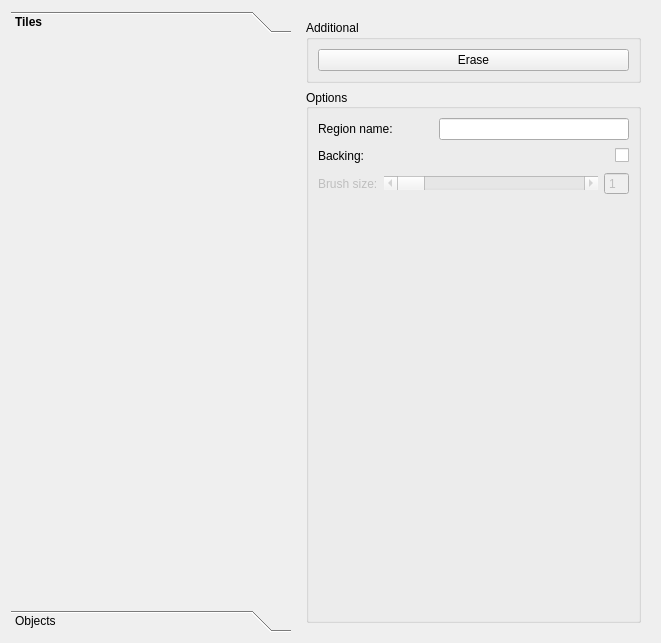
           <widget class="QWidget" name="MapTab">
            <property name="autoFillBackground">
             <bool>false</bool>
            </property>
            <attribute name="title">
             <string>Map</string>
            </attribute>
            <layout class="QHBoxLayout" name="horizontalLayout">
             <item>
              <widget class="QToolBox" name="MapElements">
               <property name="sizePolicy">
                <sizepolicy hsizetype="Preferred" vsizetype="Expanding">
                 <horstretch>0</horstretch>
                 <verstretch>0</verstretch>
                </sizepolicy>
               </property>
               <property name="minimumSize">
                <size>
                 <width>280</width>
                 <height>0</height>
                </size>
               </property>
               <property name="maximumSize">
                <size>
                 <width>280</width>
                 <height>16777215</height>
                </size>
               </property>
               <property name="layoutDirection">
                <enum>Qt::LeftToRight</enum>
               </property>
               <property name="autoFillBackground">
                <bool>false</bool>
               </property>
               <property name="styleSheet">
                <string notr="true">#MapElements::tab:selected { font: bold; height: 26px;} /* selected tab */
#MapElements::tab:!selected { height: 26px;} /* non-selected tab */
#MapElements{
border: 0px transparent;
}</string>
               </property>
               <property name="frameShape">
                <enum>QFrame::NoFrame</enum>
               </property>
               <property name="currentIndex">
                <number>0</number>
               </property>
               <widget class="QWidget" name="MapTilesPage">
                <property name="geometry">
                 <rect>
                  <x>0</x>
                  <y>0</y>
                  <width>280</width>
                  <height>510</height>
                 </rect>
                </property>
                <attribute name="label">
                 <string>Tiles</string>
                </attribute>
                <layout class="QGridLayout" name="gridLayout"/>
               </widget>
               <widget class="QWidget" name="MapObjectsPage">
                <property name="geometry">
                 <rect>
                  <x>0</x>
                  <y>0</y>
                  <width>100</width>
                  <height>30</height>
                 </rect>
                </property>
                <attribute name="label">
                 <string>Objects</string>
                </attribute>
               </widget>
              </widget>
             </item>
             <item>
              <widget class="QWidget" name="verticalWidget" native="true">
               <property name="minimumSize">
                <size>
                 <width>0</width>
                 <height>0</height>
                </size>
               </property>
               <layout class="QVBoxLayout" name="verticalLayout_2">
                <item>
                 <widget class="QGroupBox" name="MapAdditionalBox">
                  <property name="title">
                   <string>Additional</string>
                  </property>
                  <property name="checkable">
                   <bool>false</bool>
                  </property>
                  <layout class="QVBoxLayout" name="verticalLayout_3">
                   <item>
                    <widget class="QPushButton" name="MapErase">
                     <property name="text">
                      <string>Erase</string>
                     </property>
                     <property name="checkable">
                      <bool>true</bool>
                     </property>
                     <property name="checked">
                      <bool>false</bool>
                     </property>
                     <property name="autoDefault">
                      <bool>false</bool>
                     </property>
                     <property name="default">
                      <bool>false</bool>
                     </property>
                     <property name="flat">
                      <bool>false</bool>
                     </property>
                    </widget>
                   </item>
                  </layout>
                 </widget>
                </item>
                <item>
                 <widget class="QGroupBox" name="MapOptionsBox">
                  <property name="sizePolicy">
                   <sizepolicy hsizetype="Expanding" vsizetype="Preferred">
                    <horstretch>0</horstretch>
                    <verstretch>0</verstretch>
                   </sizepolicy>
                  </property>
                  <property name="minimumSize">
                   <size>
                    <width>100</width>
                    <height>480</height>
                   </size>
                  </property>
                  <property name="layoutDirection">
                   <enum>Qt::LeftToRight</enum>
                  </property>
                  <property name="autoFillBackground">
                   <bool>false</bool>
                  </property>
                  <property name="title">
                   <string>Options</string>
                  </property>
                  <property name="alignment">
                   <set>Qt::AlignLeading|Qt::AlignLeft|Qt::AlignVCenter</set>
                  </property>
                  <property name="flat">
                   <bool>false</bool>
                  </property>
                  <property name="checkable">
                   <bool>false</bool>
                  </property>
                  <layout class="QVBoxLayout" name="verticalLayout">
                   <item>
                    <widget class="QWidget" name="RegionName" native="true">
                     <property name="enabled">
                      <bool>true</bool>
                     </property>
                     <layout class="QHBoxLayout" name="meeting_3">
                      <property name="margin">
                       <number>0</number>
                      </property>
                      <item>
                       <widget class="QLabel" name="label_20">
                        <property name="text">
                         <string>Region name:</string>
                        </property>
                       </widget>
                      </item>
                      <item>
                       <spacer name="horizontalSpacer_22">
                        <property name="orientation">
                         <enum>Qt::Horizontal</enum>
                        </property>
                        <property name="sizeHint" stdset="0">
                         <size>
                          <width>40</width>
                          <height>20</height>
                         </size>
                        </property>
                       </spacer>
                      </item>
                      <item>
                       <widget class="QLineEdit" name="lineEdit_22">
                        <property name="minimumSize">
                         <size>
                          <width>190</width>
                          <height>0</height>
                         </size>
                        </property>
                        <property name="maximumSize">
                         <size>
                          <width>190</width>
                          <height>16777215</height>
                         </size>
                        </property>
                        <property name="inputMethodHints">
                         <set>Qt::ImhNone</set>
                        </property>
                       </widget>
                      </item>
                     </layout>
                    </widget>
                   </item>
                   <item>
                    <widget class="QWidget" name="MapBack" native="true">
                     <layout class="QHBoxLayout" name="width_3">
                      <property name="margin">
                       <number>0</number>
                      </property>
                      <item>
                       <widget class="QLabel" name="label_30">
                        <property name="text">
                         <string>Backing:</string>
                        </property>
                       </widget>
                      </item>
                      <item>
                       <spacer name="horizontalSpacer_29">
                        <property name="orientation">
                         <enum>Qt::Horizontal</enum>
                        </property>
                        <property name="sizeHint" stdset="0">
                         <size>
                          <width>40</width>
                          <height>20</height>
                         </size>
                        </property>
                       </spacer>
                      </item>
                      <item>
                       <widget class="QCheckBox" name="checkBox_2">
                        <property name="text">
                         <string/>
                        </property>
                        <property name="checked">
                         <bool>false</bool>
                        </property>
                        <property name="tristate">
                         <bool>false</bool>
                        </property>
                       </widget>
                      </item>
                     </layout>
                    </widget>
                   </item>
                   <item>
                    <widget class="QWidget" name="BrushSize" native="true">
                     <property name="enabled">
                      <bool>false</bool>
                     </property>
                     <layout class="QHBoxLayout" name="width_4">
                      <property name="margin">
                       <number>0</number>
                      </property>
                      <item>
                       <widget class="QLabel" name="label_31">
                        <property name="text">
                         <string>Brush size:</string>
                        </property>
                       </widget>
                      </item>
                      <item>
                       <widget class="QScrollBar" name="horizontalScrollBar">
                        <property name="sizePolicy">
                         <sizepolicy hsizetype="MinimumExpanding" vsizetype="Fixed">
                          <horstretch>0</horstretch>
                          <verstretch>0</verstretch>
                         </sizepolicy>
                        </property>
                        <property name="minimum">
                         <number>1</number>
                        </property>
                        <property name="orientation">
                         <enum>Qt::Horizontal</enum>
                        </property>
                       </widget>
                      </item>
                      <item>
                       <widget class="QSpinBox" name="spinBox_2">
                        <property name="maximumSize">
                         <size>
                          <width>30</width>
                          <height>16777215</height>
                         </size>
                        </property>
                        <property name="alignment">
                         <set>Qt::AlignLeading|Qt::AlignLeft|Qt::AlignVCenter</set>
                        </property>
                        <property name="buttonSymbols">
                         <enum>QAbstractSpinBox::NoButtons</enum>
                        </property>
                        <property name="minimum">
                         <number>1</number>
                        </property>
                        <property name="maximum">
                         <number>99</number>
                        </property>
                       </widget>
                      </item>
                     </layout>
                    </widget>
                   </item>
                   <item>
                    <spacer name="verticalSpacer_3">
                     <property name="orientation">
                      <enum>Qt::Vertical</enum>
                     </property>
                     <property name="sizeHint" stdset="0">
                      <size>
                       <width>20</width>
                       <height>416</height>
                      </size>
                     </property>
                    </spacer>
                   </item>
                  </layout>
                 </widget>
                </item>
               </layout>
              </widget>
             </item>
             <item>
              <spacer name="horizontalSpacer_15">
               <property name="orientation">
                <enum>Qt::Horizontal</enum>
               </property>
               <property name="sizeType">
                <enum>QSizePolicy::Preferred</enum>
               </property>
               <property name="sizeHint" stdset="0">
                <size>
                 <width>0</width>
                 <height>20</height>
                </size>
               </property>
              </spacer>
             </item>
            </layout>
           </widget>
